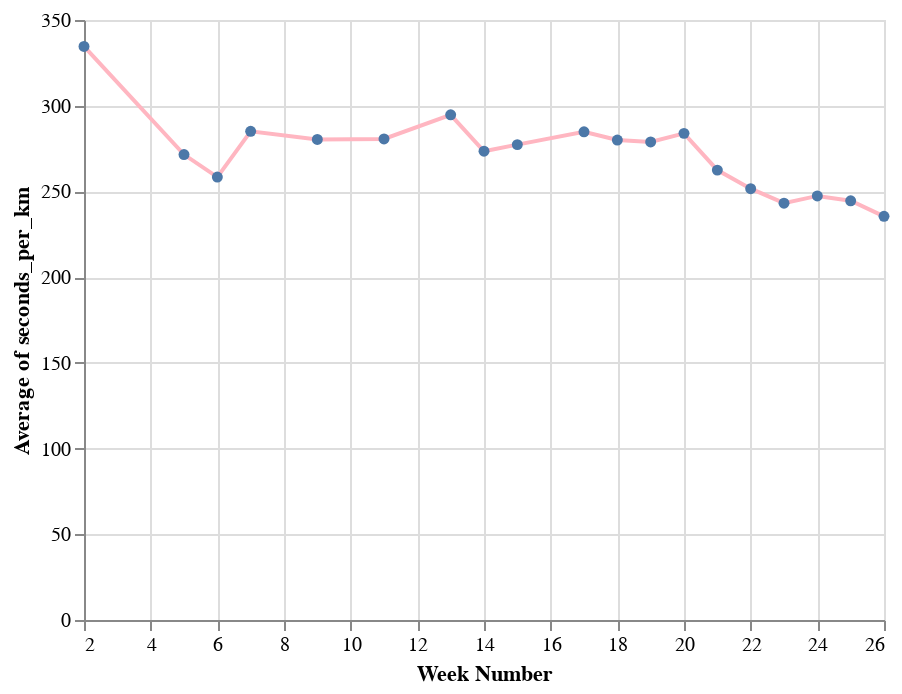

The cell this chart's notebook holds for it:
### Code cell
alt.Chart(df).mark_line(color='lightpink', point=True).encode(
    alt.X('week', title='Week Number'),
    alt.Y('average(seconds_per_km)')
)

### Figure 1 — Vega-Lite specification as saved in the notebook (floating-point values rounded to 4 significant figures)
{"$schema": "https://vega.github.io/schema/vega-lite/v4.17.0.json", "config": {"view": {"continuousHeight": 300, "continuousWidth": 400}}, "data": {"name": "data-fde4d5158a42ab22b842b6ee97fefb8b"}, "datasets": {"data-fde4d5158a42ab22b842b6ee97fefb8b": [{"Unnamed: 0": 182, "avgPace(/meter)": 0.3787, "calories(kcal)": 71, "date": "2022-01-10 20:39", "day_of_week": "Monday", "distance(m)": 1191, "distance_rounded": 1, "maxPace(/meter)": 7.246, "minPace(/meter)": 0.2501, "seconds_per_km": 380.4, "speed_per_km": "06:20.35", "sportTime(s)": 453, "startTime": "2022-01-10T13:39:17+00:00", "type": 1, "week": 2}, {"Unnamed: 0": 178, "avgPace(/meter)": 0.2878, "calories(kcal)": 60, "date": "2022-01-13 16:23", "day_of_week": "Thursday", "distance(m)": 1004, "distance_rounded": 1, "maxPace(/meter)": 2.342, "minPace(/meter)": 0.1982, "seconds_per_km": 288.8, "speed_per_km": "04:48.84", "sportTime(s)": 290, "startTime": "2022-01-13T09:23:16+00:00", "type": 1, "week": 2}, {"Unnamed: 0": 176, "avgPace(/meter)": 0.2637, "calories(kcal)": 39, "date": "2022-02-03 17:41", "day_of_week": "Thursday", "distance(m)": 1001, "distance_rounded": 1, "maxPace(/meter)": 0.609, "minPace(/meter)": 0.1993, "seconds_per_km": 264.7, "speed_per_km": "04:24.74", "sportTime(s)": 265, "startTime": "2022-02-03T10:41:12+00:00", "type": 1, "week": 5}, {"Unnamed: 0": 172, "avgPace(/meter)": 0.2803, "calories(kcal)": 50, "date": "2022-02-05 18:46", "day_of_week": "Saturday", "distance(m)": 1006, "distance_rounded": 1, "maxPace(/meter)": 0.6911, "minPace(/meter)": 0.229, "seconds_per_km": 281.3, "speed_per_km": "04:41.31", "sportTime(s)": 283, "startTime": "2022-02-05T11:46:47+00:00", "type": 1, "week": 5}, {"Unnamed: 0": 169, "avgPace(/meter)": 0.2675, "calories(kcal)": 34, "date": "2022-02-06 18:36", "day_of_week": "Sunday", "distance(m)": 1013, "distance_rounded": 1, "maxPace(/meter)": 0.6361, "minPace(/meter)": 0.2325, "seconds_per_km": 268.5, "speed_per_km": "04:28.51", "sportTime(s)": 272, "startTime": "2022-02-06T11:36:48+00:00", "type": 1, "week": 5}, {"Unnamed: 0": 166, "avgPace(/meter)": 0.26, "calories(kcal)": 39, "date": "2022-02-11 18:49", "day_of_week": "Friday", "distance(m)": 1004, "distance_rounded": 1, "maxPace(/meter)": 0.788, "minPace(/meter)": 0.198, "seconds_per_km": 262.9, "speed_per_km": "04:22.95", "sportTime(s)": 264, "startTime": "2022-02-11T11:49:54+00:00", "type": 1, "week": 6}, {"Unnamed: 0": 163, "avgPace(/meter)": 0.2552, "calories(kcal)": 44, "date": "2022-02-12 18:25", "day_of_week": "Saturday", "distance(m)": 1011, "distance_rounded": 1, "maxPace(/meter)": 0.5571, "minPace(/meter)": 0.1928, "seconds_per_km": 256.2, "speed_per_km": "04:16.18", "sportTime(s)": 259, "startTime": "2022-02-12T11:25:02+00:00", "type": 1, "week": 6}, {"Unnamed: 0": 161, "avgPace(/meter)": 0.255, "calories(kcal)": 37, "date": "2022-02-13 18:09", "day_of_week": "Sunday", "distance(m)": 1000, "distance_rounded": 1, "maxPace(/meter)": 0.576, "minPace(/meter)": 0.194, "seconds_per_km": 256, "speed_per_km": "04:16.00", "sportTime(s)": 256, "startTime": "2022-02-13T11:09:12+00:00", "type": 1, "week": 6}, {"Unnamed: 0": 157, "avgPace(/meter)": 0.2854, "calories(kcal)": 43, "date": "2022-02-14 18:50", "day_of_week": "Monday", "distance(m)": 1002, "distance_rounded": 1, "maxPace(/meter)": 0.7446, "minPace(/meter)": 0.2587, "seconds_per_km": 286.4, "speed_per_km": "04:46.43", "sportTime(s)": 287, "startTime": "2022-02-14T11:50:09+00:00", "type": 1, "week": 7}, {"Unnamed: 0": 155, "avgPace(/meter)": 0.2827, "calories(kcal)": 60, "date": "2022-02-16 18:12", "day_of_week": "Wednesday", "distance(m)": 1001, "distance_rounded": 1, "maxPace(/meter)": 2.165, "minPace(/meter)": 0.1834, "seconds_per_km": 283.7, "speed_per_km": "04:43.72", "sportTime(s)": 284, "startTime": "2022-02-16T11:12:40+00:00", "type": 1, "week": 7}, {"Unnamed: 0": 152, "avgPace(/meter)": 0.2793, "calories(kcal)": 55, "date": "2022-03-05 07:10", "day_of_week": "Saturday", "distance(m)": 1006, "distance_rounded": 1, "maxPace(/meter)": 0.6154, "minPace(/meter)": 0.2083, "seconds_per_km": 280.3, "speed_per_km": "04:40.32", "sportTime(s)": 282, "startTime": "2022-03-05T00:10:22+00:00", "type": 1, "week": 9}, {"Unnamed: 0": 150, "avgPace(/meter)": 0.2796, "calories(kcal)": 47, "date": "2022-03-18 18:26", "day_of_week": "Friday", "distance(m)": 1005, "distance_rounded": 1, "maxPace(/meter)": 0.8749, "minPace(/meter)": 0.2372, "seconds_per_km": 280.6, "speed_per_km": "04:40.60", "sportTime(s)": 282, "startTime": "2022-03-18T11:26:11+00:00", "type": 1, "week": 11}, {"Unnamed: 0": 146, "avgPace(/meter)": 0.2964, "calories(kcal)": 57, "date": "2022-03-28 18:45", "day_of_week": "Monday", "distance(m)": 1046, "distance_rounded": 1, "maxPace(/meter)": 0.639, "minPace(/meter)": 0.2149, "seconds_per_km": 297.3, "speed_per_km": "04:57.32", "sportTime(s)": 311, "startTime": "2022-03-28T11:45:13+00:00", "type": 1, "week": 13}, {"Unnamed: 0": 144, "avgPace(/meter)": 0.3011, "calories(kcal)": 57, "date": "2022-03-29 19:02", "day_of_week": "Tuesday", "distance(m)": 1003, "distance_rounded": 1, "maxPace(/meter)": 0.6835, "minPace(/meter)": 0.2301, "seconds_per_km": 302.1, "speed_per_km": "05:2.09", "sportTime(s)": 303, "startTime": "2022-03-29T12:02:25+00:00", "type": 1, "week": 13}, {"Unnamed: 0": 142, "avgPace(/meter)": 0.2837, "calories(kcal)": 49, "date": "2022-03-30 18:52", "day_of_week": "Wednesday", "distance(m)": 1001, "distance_rounded": 1, "maxPace(/meter)": 0.4753, "minPace(/meter)": 0.1658, "seconds_per_km": 284.7, "speed_per_km": "04:44.72", "sportTime(s)": 285, "startTime": "2022-03-30T11:52:16+00:00", "type": 1, "week": 13}, {"Unnamed: 0": 140, "avgPace(/meter)": 0.27, "calories(kcal)": 48, "date": "2022-04-04 17:57", "day_of_week": "Monday", "distance(m)": 1000, "distance_rounded": 1, "maxPace(/meter)": 0.7117, "minPace(/meter)": 0.2248, "seconds_per_km": 271, "speed_per_km": "04:31.00", "sportTime(s)": 271, "startTime": "2022-04-04T10:57:56+00:00", "type": 1, "week": 14}, {"Unnamed: 0": 137, "avgPace(/meter)": 0.273, "calories(kcal)": 51, "date": "2022-04-08 18:39", "day_of_week": "Friday", "distance(m)": 1000, "distance_rounded": 1, "maxPace(/meter)": 0.6707, "minPace(/meter)": 0.2315, "seconds_per_km": 274, "speed_per_km": "04:34.00", "sportTime(s)": 274, "startTime": "2022-04-08T11:39:28+00:00", "type": 1, "week": 14}, {"Unnamed: 0": 134, "avgPace(/meter)": 0.2744, "calories(kcal)": 45, "date": "2022-04-10 18:41", "day_of_week": "Sunday", "distance(m)": 1006, "distance_rounded": 1, "maxPace(/meter)": 0.6873, "minPace(/meter)": 0.2137, "seconds_per_km": 275.3, "speed_per_km": "04:35.35", "sportTime(s)": 277, "startTime": "2022-04-10T11:41:58+00:00", "type": 1, "week": 14}, {"Unnamed: 0": 131, "avgPace(/meter)": 0.277, "calories(kcal)": 44, "date": "2022-04-13 17:48", "day_of_week": "Wednesday", "distance(m)": 1000, "distance_rounded": 1, "maxPace(/meter)": 0.7634, "minPace(/meter)": 0.2038, "seconds_per_km": 278, "speed_per_km": "04:38.00", "sportTime(s)": 278, "startTime": "2022-04-13T10:48:11+00:00", "type": 1, "week": 15}, {"Unnamed: 0": 128, "avgPace(/meter)": 0.2756, "calories(kcal)": 39, "date": "2022-04-15 16:54", "day_of_week": "Friday", "distance(m)": 1005, "distance_rounded": 1, "maxPace(/meter)": 0.7968, "minPace(/meter)": 0.244, "seconds_per_km": 276.6, "speed_per_km": "04:36.62", "sportTime(s)": 278, "startTime": "2022-04-15T09:54:21+00:00", "type": 1, "week": 15}, {"Unnamed: 0": 125, "avgPace(/meter)": 0.2939, "calories(kcal)": 62, "date": "2022-04-26 18:40", "day_of_week": "Tuesday", "distance(m)": 1201, "distance_rounded": 1, "maxPace(/meter)": 1.115, "minPace(/meter)": 0.1997, "seconds_per_km": 294.8, "speed_per_km": "04:54.75", "sportTime(s)": 354, "startTime": "2022-04-26T11:40:21+00:00", "type": 1, "week": 17}, {"Unnamed: 0": 123, "avgPace(/meter)": 0.2685, "calories(kcal)": 48, "date": "2022-04-27 18:31", "day_of_week": "Wednesday", "distance(m)": 1002, "distance_rounded": 1, "maxPace(/meter)": 0.6803, "minPace(/meter)": 0.2187, "seconds_per_km": 269.5, "speed_per_km": "04:29.46", "sportTime(s)": 270, "startTime": "2022-04-27T11:31:56+00:00", "type": 1, "week": 17}, {"Unnamed: 0": 121, "avgPace(/meter)": 0.2774, "calories(kcal)": 50, "date": "2022-04-28 17:37", "day_of_week": "Thursday", "distance(m)": 1002, "distance_rounded": 1, "maxPace(/meter)": 0.8052, "minPace(/meter)": 0.221, "seconds_per_km": 278.4, "speed_per_km": "04:38.44", "sportTime(s)": 279, "startTime": "2022-04-28T10:37:51+00:00", "type": 1, "week": 17}, {"Unnamed: 0": 119, "avgPace(/meter)": 0.2974, "calories(kcal)": 89, "date": "2022-04-29 18:01", "day_of_week": "Friday", "distance(m)": 1651, "distance_rounded": 1, "maxPace(/meter)": 1.217, "minPace(/meter)": 0.2073, "seconds_per_km": 299.8, "speed_per_km": "04:59.82", "sportTime(s)": 495, "startTime": "2022-04-29T11:01:29+00:00", "type": 1, "week": 17}, {"Unnamed: 0": 117, "avgPace(/meter)": 0.2803, "calories(kcal)": 41, "date": "2022-05-01 16:48", "day_of_week": "Sunday", "distance(m)": 1006, "distance_rounded": 1, "maxPace(/meter)": 0.8224, "minPace(/meter)": 0.2239, "seconds_per_km": 281.3, "speed_per_km": "04:41.31", "sportTime(s)": 283, "startTime": "2022-05-01T09:48:50+00:00", "type": 1, "week": 17}, {"Unnamed: 0": 112, "avgPace(/meter)": 0.2761, "calories(kcal)": 42, "date": "2022-05-04 18:52", "day_of_week": "Wednesday", "distance(m)": 1007, "distance_rounded": 1, "maxPace(/meter)": 0.6135, "minPace(/meter)": 0.2112, "seconds_per_km": 277.1, "speed_per_km": "04:37.06", "sportTime(s)": 279, "startTime": "2022-05-04T11:52:29+00:00", "type": 1, "week": 18}, {"Unnamed: 0": 110, "avgPace(/meter)": 0.291, "calories(kcal)": 52, "date": "2022-05-05 18:15", "day_of_week": "Thursday", "distance(m)": 1000, "distance_rounded": 1, "maxPace(/meter)": 0.7042, "minPace(/meter)": 0.216, "seconds_per_km": 292, "speed_per_km": "04:52.00", "sportTime(s)": 292, "startTime": "2022-05-05T11:15:38+00:00", "type": 1, "week": 18}, {"Unnamed: 0": 107, "avgPace(/meter)": 0.2712, "calories(kcal)": 47, "date": "2022-05-06 17:16", "day_of_week": "Friday", "distance(m)": 1003, "distance_rounded": 1, "maxPace(/meter)": 0.7022, "minPace(/meter)": 0.2276, "seconds_per_km": 272.2, "speed_per_km": "04:32.18", "sportTime(s)": 273, "startTime": "2022-05-06T10:16:48+00:00", "type": 1, "week": 18}, {"Unnamed: 0": 104, "avgPace(/meter)": 0.278, "calories(kcal)": 52, "date": "2022-05-07 16:47", "day_of_week": "Saturday", "distance(m)": 1040, "distance_rounded": 1, "maxPace(/meter)": 212, "minPace(/meter)": 0.2129, "seconds_per_km": 278.8, "speed_per_km": "04:38.85", "sportTime(s)": 290, "startTime": "2022-05-07T09:47:30+00:00", "type": 1, "week": 18}, {"Unnamed: 0": 102, "avgPace(/meter)": 0.279, "calories(kcal)": 56, "date": "2022-05-08 18:24", "day_of_week": "Sunday", "distance(m)": 1026, "distance_rounded": 1, "maxPace(/meter)": 225, "minPace(/meter)": 0.2221, "seconds_per_km": 279.7, "speed_per_km": "04:39.73", "sportTime(s)": 287, "startTime": "2022-05-08T11:24:19+00:00", "type": 1, "week": 18}, {"Unnamed: 0": 99, "avgPace(/meter)": 0.278, "calories(kcal)": 59, "date": "2022-05-12 18:36", "day_of_week": "Thursday", "distance(m)": 1007, "distance_rounded": 1, "maxPace(/meter)": 178, "minPace(/meter)": 0.1781, "seconds_per_km": 279.0, "speed_per_km": "04:39.05", "sportTime(s)": 281, "startTime": "2022-05-12T11:36:50+00:00", "type": 1, "week": 19}, {"Unnamed: 0": 96, "avgPace(/meter)": 0.283, "calories(kcal)": 55, "date": "2022-05-13 18:36", "day_of_week": "Friday", "distance(m)": 1024, "distance_rounded": 1, "maxPace(/meter)": 201, "minPace(/meter)": 0.2015, "seconds_per_km": 284.2, "speed_per_km": "04:44.18", "sportTime(s)": 291, "startTime": "2022-05-13T11:36:23+00:00", "type": 1, "week": 19}, {"Unnamed: 0": 92, "avgPace(/meter)": 0.273, "calories(kcal)": 51, "date": "2022-05-15 18:36", "day_of_week": "Sunday", "distance(m)": 1028, "distance_rounded": 1, "maxPace(/meter)": 197, "minPace(/meter)": 0.1974, "seconds_per_km": 273.3, "speed_per_km": "04:33.35", "sportTime(s)": 281, "startTime": "2022-05-15T11:36:24+00:00", "type": 1, "week": 19}, {"Unnamed: 0": 89, "avgPace(/meter)": 0.288, "calories(kcal)": 63, "date": "2022-05-16 18:31", "day_of_week": "Monday", "distance(m)": 1046, "distance_rounded": 1, "maxPace(/meter)": 210, "minPace(/meter)": 0.2106, "seconds_per_km": 288.7, "speed_per_km": "04:48.72", "sportTime(s)": 302, "startTime": "2022-05-16T11:31:34+00:00", "type": 1, "week": 20}, {"Unnamed: 0": 86, "avgPace(/meter)": 0.293, "calories(kcal)": 63, "date": "2022-05-17 18:15", "day_of_week": "Tuesday", "distance(m)": 1049, "distance_rounded": 1, "maxPace(/meter)": 237, "minPace(/meter)": 0.2227, "seconds_per_km": 293.6, "speed_per_km": "04:53.61", "sportTime(s)": 308, "startTime": "2022-05-17T11:15:00+00:00", "type": 1, "week": 20}, {"Unnamed: 0": 82, "avgPace(/meter)": 0.2841, "calories(kcal)": 50.03, "date": "2022-05-21 20:48", "day_of_week": "Saturday", "distance(m)": 1003, "distance_rounded": 1, "maxPace(/meter)": 0.6219, "minPace(/meter)": 0.2232, "seconds_per_km": 286.1, "speed_per_km": "04:46.14", "sportTime(s)": 287, "startTime": "2022-05-21T13:48:24+00:00", "type": 1, "week": 20}, {"Unnamed: 0": 79, "avgPace(/meter)": 0.265, "calories(kcal)": 44.08, "date": "2022-05-22 17:22", "day_of_week": "Sunday", "distance(m)": 1000, "distance_rounded": 1, "maxPace(/meter)": 0.815, "minPace(/meter)": 0.2136, "seconds_per_km": 267, "speed_per_km": "04:27.00", "sportTime(s)": 267, "startTime": "2022-05-22T10:22:47+00:00", "type": 1, "week": 20}, {"Unnamed: 0": 76, "avgPace(/meter)": 0.265, "calories(kcal)": 50.33, "date": "2022-05-23 18:46", "day_of_week": "Monday", "distance(m)": 1000, "distance_rounded": 1, "maxPace(/meter)": 0.668, "minPace(/meter)": 0.2187, "seconds_per_km": 267, "speed_per_km": "04:27.00", "sportTime(s)": 267, "startTime": "2022-05-23T11:46:59+00:00", "type": 1, "week": 21}, {"Unnamed: 0": 73, "avgPace(/meter)": 0.2647, "calories(kcal)": 44.15, "date": "2022-05-24 18:54", "day_of_week": "Tuesday", "distance(m)": 1001, "distance_rounded": 1, "maxPace(/meter)": 0.9251, "minPace(/meter)": 0.2227, "seconds_per_km": 266.7, "speed_per_km": "04:26.73", "sportTime(s)": 267, "startTime": "2022-05-24T11:54:01+00:00", "type": 1, "week": 21}, {"Unnamed: 0": 70, "avgPace(/meter)": 0.2353, "calories(kcal)": 40.81, "date": "2022-05-25 17:56", "day_of_week": "Wednesday", "distance(m)": 1003, "distance_rounded": 1, "maxPace(/meter)": 0.9066, "minPace(/meter)": 0.1197, "seconds_per_km": 240.3, "speed_per_km": "04:0.28", "sportTime(s)": 241, "startTime": "2022-05-25T10:56:04+00:00", "type": 1, "week": 21}, {"Unnamed: 0": 67, "avgPace(/meter)": 0.2622, "calories(kcal)": 53.12, "date": "2022-05-26 17:17", "day_of_week": "Thursday", "distance(m)": 1003, "distance_rounded": 1, "maxPace(/meter)": 0.558, "minPace(/meter)": 0.1968, "seconds_per_km": 264.2, "speed_per_km": "04:24.21", "sportTime(s)": 265, "startTime": "2022-05-26T10:17:38+00:00", "type": 1, "week": 21}, {"Unnamed: 0": 64, "avgPace(/meter)": 0.2742, "calories(kcal)": 43.04, "date": "2022-05-27 18:35", "day_of_week": "Friday", "distance(m)": 1003, "distance_rounded": 1, "maxPace(/meter)": 0.757, "minPace(/meter)": 0.2449, "seconds_per_km": 276.2, "speed_per_km": "04:36.17", "sportTime(s)": 277, "startTime": "2022-05-27T11:35:19+00:00", "type": 1, "week": 21}, {"Unnamed: 0": 61, "avgPace(/meter)": 0.2677, "calories(kcal)": 51.33, "date": "2022-05-28 17:39", "day_of_week": "Saturday", "distance(m)": 1005, "distance_rounded": 1, "maxPace(/meter)": 0.6452, "minPace(/meter)": 0.2224, "seconds_per_km": 269.7, "speed_per_km": "04:29.65", "sportTime(s)": 271, "startTime": "2022-05-28T10:39:29+00:00", "type": 1, "week": 21}, {"Unnamed: 0": 58, "avgPace(/meter)": 0.251, "calories(kcal)": 41, "date": "2022-05-29 18:19", "day_of_week": "Sunday", "distance(m)": 1000, "distance_rounded": 1, "maxPace(/meter)": 0.4274, "minPace(/meter)": 0.1839, "seconds_per_km": 253, "speed_per_km": "04:13.00", "sportTime(s)": 253, "startTime": "2022-05-29T11:19:12+00:00", "type": 1, "week": 21}, {"Unnamed: 0": 55, "avgPace(/meter)": 0.25, "calories(kcal)": 48.92, "date": "2022-05-30 18:55", "day_of_week": "Monday", "distance(m)": 1004, "distance_rounded": 1, "maxPace(/meter)": 0.4058, "minPace(/meter)": 0.1746, "seconds_per_km": 252.0, "speed_per_km": "04:11.99", "sportTime(s)": 253, "startTime": "2022-05-30T11:55:16+00:00", "type": 1, "week": 22}, {"Unnamed: 0": 52, "avgPace(/meter)": 0.2575, "calories(kcal)": 49.91, "date": "2022-05-31 18:42", "day_of_week": "Tuesday", "distance(m)": 1006, "distance_rounded": 1, "maxPace(/meter)": 0.5513, "minPace(/meter)": 0.203, "seconds_per_km": 259.4, "speed_per_km": "04:19.44", "sportTime(s)": 261, "startTime": "2022-05-31T11:42:33+00:00", "type": 1, "week": 22}, {"Unnamed: 0": 49, "avgPace(/meter)": 0.2483, "calories(kcal)": 45.2, "date": "2022-06-03 18:03", "day_of_week": "Friday", "distance(m)": 1003, "distance_rounded": 1, "maxPace(/meter)": 0.8258, "minPace(/meter)": 0.1627, "seconds_per_km": 250.2, "speed_per_km": "04:10.25", "sportTime(s)": 251, "startTime": "2022-06-03T11:03:24+00:00", "type": 1, "week": 22}, {"Unnamed: 0": 46, "avgPace(/meter)": 0.2428, "calories(kcal)": 51.81, "date": "2022-06-04 18:38", "day_of_week": "Saturday", "distance(m)": 1001, "distance_rounded": 1, "maxPace(/meter)": 0.5981, "minPace(/meter)": 0.2102, "seconds_per_km": 244.8, "speed_per_km": "04:4.76", "sportTime(s)": 245, "startTime": "2022-06-04T11:38:21+00:00", "type": 1, "week": 22}, {"Unnamed: 0": 43, "avgPace(/meter)": 0.2348, "calories(kcal)": 30.82, "date": "2022-06-11 17:38", "day_of_week": "Saturday", "distance(m)": 1001, "distance_rounded": 1, "maxPace(/meter)": 0.5176, "minPace(/meter)": 0.1971, "seconds_per_km": 236.8, "speed_per_km": "03:56.76", "sportTime(s)": 237, "startTime": "2022-06-11T10:38:27+00:00", "type": 1, "week": 23}, {"Unnamed: 0": 39, "avgPace(/meter)": 0.2475, "calories(kcal)": 51.79, "date": "2022-06-12 17:47", "day_of_week": "Sunday", "distance(m)": 1006, "distance_rounded": 1, "maxPace(/meter)": 0.6472, "minPace(/meter)": 0.2005, "seconds_per_km": 249.5, "speed_per_km": "04:9.50", "sportTime(s)": 251, "startTime": "2022-06-12T10:47:29+00:00", "type": 1, "week": 23}, {"Unnamed: 0": 36, "avgPace(/meter)": 0.2562, "calories(kcal)": 56.05, "date": "2022-06-14 19:03", "day_of_week": "Tuesday", "distance(m)": 1003, "distance_rounded": 1, "maxPace(/meter)": 0.5627, "minPace(/meter)": 0.1935, "seconds_per_km": 258.2, "speed_per_km": "04:18.23", "sportTime(s)": 259, "startTime": "2022-06-14T12:03:23+00:00", "type": 1, "week": 24}, {"Unnamed: 0": 32, "avgPace(/meter)": 0.2443, "calories(kcal)": 47.92, "date": "2022-06-15 18:46", "day_of_week": "Wednesday", "distance(m)": 1011, "distance_rounded": 1, "maxPace(/meter)": 0.5219, "minPace(/meter)": 0.1885, "seconds_per_km": 246.3, "speed_per_km": "04:6.29", "sportTime(s)": 249, "startTime": "2022-06-15T11:46:25+00:00", "type": 1, "week": 24}, {"Unnamed: 0": 27, "avgPace(/meter)": 0.2405, "calories(kcal)": 33.65, "date": "2022-06-16 18:03", "day_of_week": "Thursday", "distance(m)": 1002, "distance_rounded": 1, "maxPace(/meter)": 0.5764, "minPace(/meter)": 0.1971, "seconds_per_km": 242.5, "speed_per_km": "04:2.51", "sportTime(s)": 243, "startTime": "2022-06-16T11:03:28+00:00", "type": 1, "week": 24}, {"Unnamed: 0": 23, "avgPace(/meter)": 0.2405, "calories(kcal)": 48.66, "date": "2022-06-17 18:03", "day_of_week": "Friday", "distance(m)": 1002, "distance_rounded": 1, "maxPace(/meter)": 0.4713, "minPace(/meter)": 0.1802, "seconds_per_km": 242.5, "speed_per_km": "04:2.51", "sportTime(s)": 243, "startTime": "2022-06-17T11:03:58+00:00", "type": 1, "week": 24}, {"Unnamed: 0": 18, "avgPace(/meter)": 0.2428, "calories(kcal)": 45, "date": "2022-06-21 19:23", "day_of_week": "Tuesday", "distance(m)": 1009, "distance_rounded": 1, "maxPace(/meter)": 0.5322, "minPace(/meter)": 0.1881, "seconds_per_km": 244.8, "speed_per_km": "04:4.80", "sportTime(s)": 247, "startTime": "2022-06-21T12:23:33+00:00", "type": 1, "week": 25}, {"Unnamed: 0": 15, "avgPace(/meter)": 0.2423, "calories(kcal)": 49.76, "date": "2022-06-23 18:16", "day_of_week": "Thursday", "distance(m)": 1003, "distance_rounded": 1, "maxPace(/meter)": 0.627, "minPace(/meter)": 0.1883, "seconds_per_km": 244.3, "speed_per_km": "04:4.27", "sportTime(s)": 245, "startTime": "2022-06-23T11:16:47+00:00", "type": 1, "week": 25}, {"Unnamed: 0": 10, "avgPace(/meter)": 0.2365, "calories(kcal)": 48.67, "date": "2022-06-27 18:45", "day_of_week": "Monday", "distance(m)": 1002, "distance_rounded": 1, "maxPace(/meter)": 0.6246, "minPace(/meter)": 0.1815, "seconds_per_km": 238.5, "speed_per_km": "03:58.52", "sportTime(s)": 239, "startTime": "2022-06-27T11:45:38+00:00", "type": 1, "week": 26}, {"Unnamed: 0": 7, "avgPace(/meter)": 0.2323, "calories(kcal)": 39.65, "date": "2022-06-28 18:07", "day_of_week": "Tuesday", "distance(m)": 1003, "distance_rounded": 1, "maxPace(/meter)": 0.4755, "minPace(/meter)": 0.1836, "seconds_per_km": 234.3, "speed_per_km": "03:54.30", "sportTime(s)": 235, "startTime": "2022-06-28T11:07:21+00:00", "type": 1, "week": 26}, {"Unnamed: 0": 4, "avgPace(/meter)": 0.2283, "calories(kcal)": 33.62, "date": "2022-06-29 19:02", "day_of_week": "Wednesday", "distance(m)": 1003, "distance_rounded": 1, "maxPace(/meter)": 0.5453, "minPace(/meter)": 0.1936, "seconds_per_km": 230.3, "speed_per_km": "03:50.31", "sportTime(s)": 231, "startTime": "2022-06-29T12:02:34+00:00", "type": 1, "week": 26}, {"Unnamed: 0": 1, "avgPace(/meter)": 0.2368, "calories(kcal)": 36.82, "date": "2022-06-30 19:31", "day_of_week": "Thursday", "distance(m)": 1001, "distance_rounded": 1, "maxPace(/meter)": 0.6545, "minPace(/meter)": 0.1648, "seconds_per_km": 238.8, "speed_per_km": "03:58.76", "sportTime(s)": 239, "startTime": "2022-06-30T12:31:18+00:00", "type": 1, "week": 26}]}, "encoding": {"x": {"field": "week", "title": "Week Number", "type": "quantitative"}, "y": {"aggregate": "average", "field": "seconds_per_km", "type": "quantitative"}}, "mark": {"color": "lightpink", "point": true, "type": "line"}}
